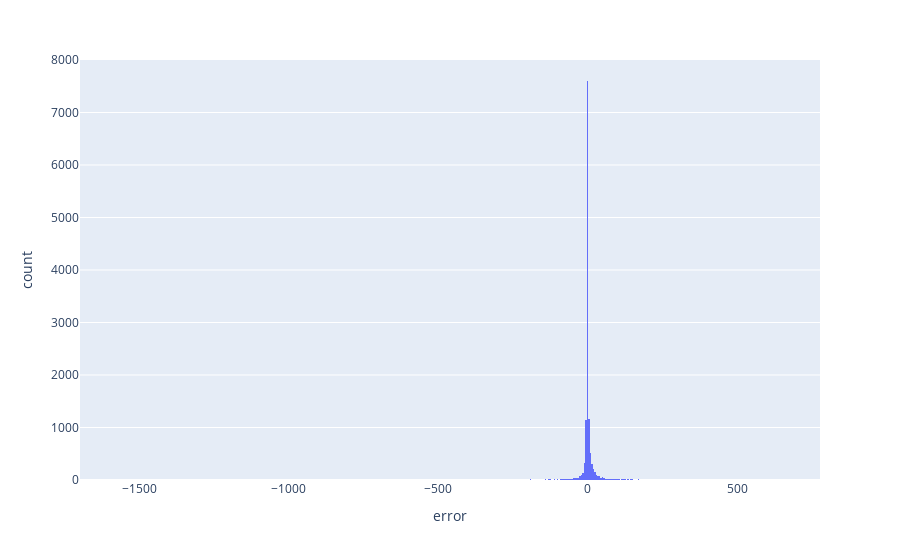

Source (notebook cell):
### Code cell
final = \
pd.DataFrame(
    {
        'y': np.concatenate((train_result.y_train.values, test_result.y_test.values), axis = 0),
        'y_hat': np.concatenate((train_result.train_pred.values, test_result.test_pred.values), axis = 0)
    }
)

final['error'] = (final.y - final.y_hat)
px.histogram(final, x = 'error').show()

### Figure 1 — Plotly figure (JSON) as saved in the notebook; plotly's stock layout.template omitted (floating-point values rounded to 4 significant figures; data arrays with more than 128 entries replaced by an {"elided": "..."} marker saying what was removed)
{"data": [{"alignmentgroup": "True", "bingroup": "x", "hovertemplate": "error=%{x}<br>count=%{y}<extra></extra>", "legendgroup": "", "marker": {"color": "#636efa", "pattern": {"shape": ""}}, "name": "", "offsetgroup": "", "orientation": "v", "showlegend": false, "type": "histogram", "x": {"elided": "13184 float values"}, "xaxis": "x", "yaxis": "y"}], "layout": {"barmode": "relative", "legend": {"tracegroupgap": 0}, "margin": {"t": 60}, "xaxis": {"anchor": "y", "domain": [0, 1], "title": {"text": "error"}}, "yaxis": {"anchor": "x", "domain": [0, 1], "title": {"text": "count"}}}}
